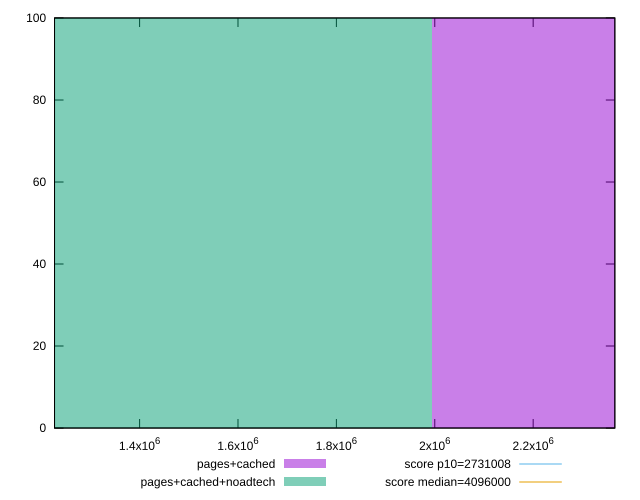

The gnuplot source for this figure:
reset

$pagesCached <<EOF
2659290.8385889004 100
EOF

$pagesCachedNoadtech <<EOF
1329645.4192944502 100
EOF

set key outside below
set boxwidth 1329645.4192944502
set xrange [1227082:2365981]
set yrange [0:100]
set trange [0:100]
set style fill transparent solid 0.5 noborder

set parametric
set terminal svg size 640, 500 enhanced background rgb 'white'
set output "report_00009_2021-02-08T22-37-41.559Z/total-byte-weight/comparison/histogram/1_vs_2.svg"

plot $pagesCached title "pages+cached" with boxes, \
     $pagesCachedNoadtech title "pages+cached+noadtech" with boxes, \
     2731008,t title "score p10=2731008", \
     4096000,t title "score median=4096000"

reset
